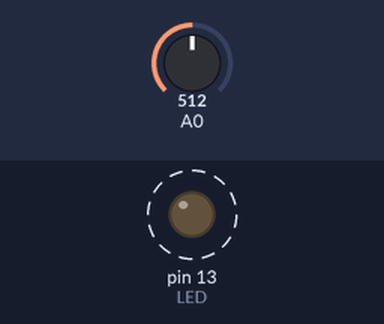
Recording of a sketch running on a simulated Arduino Uno, built with avr-gcc and run on an emulated ATmega328P. Shown: output pins drawn as LEDs (lit = HIGH). Dashed ring = blinking. The inputs (shaded band) are chosen by the test bench; at power-on: A0 = 512.

Above: at 1.8 s.
1.9 s: A0 set to 0
At 3.2 s:
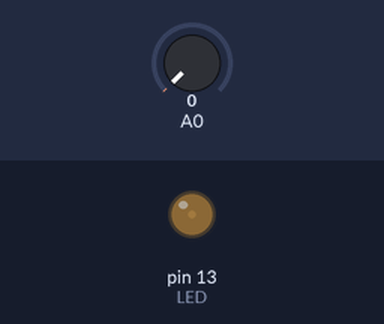
3.6 s: A0 set to 122
At 3.9 s:
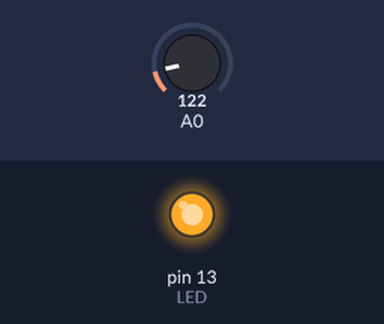
Timing chart, 0 to 13.1 s (numbered marks = the images above; inputs shaded):
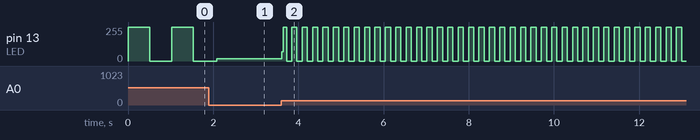

The sketch:

LDR_BlinkRate.ino
```cpp
#define LED 13

int val = 0; // variable from sensor

void setup() {
  pinMode(LED, OUTPUT);

}

void loop () {

  val = analogRead(0);

  digitalWrite(LED, HIGH);

  delay(val); // delay flash depending on light avlue in

  digitalWrite(LED, LOW);

  delay(val);

}
```

Measured:
- after the input at 3.6 s, pin 13 (LED): 16/255 → 68/255 at once, then moves between 0/255 and 255/255, repeating every 0.24 s
- by itself, pin 13 (LED): alternates 255/255 for 0.51 s and 0/255 for 0.51 s
